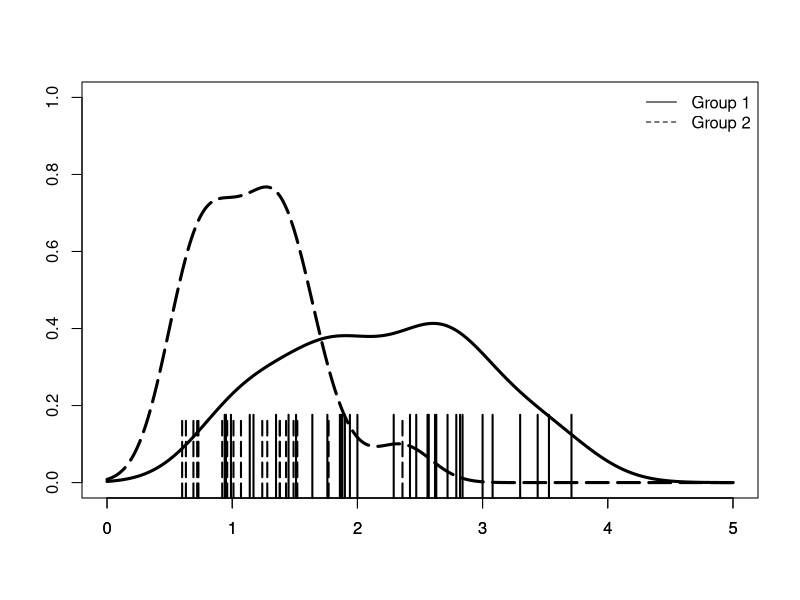

The R source for this figure:
##################################################################################################
# ~~~~~~~~~~~~~~~~~~~~~~~~~~~~~~~~~~~~~~~~~~~~~~~~~~~~~~~~~~~~~~~~~~~~~~~~~~~~~~~~~~~~~~~~~~~~~~~~
##################################################################################################
# Start
#"""""""""""""""""""""""""""""""""""""""""""""""""""""""""""""""""""""""""""""""""""""""""""""""""
# Density plot script written by Dr Reza Rafiee
# Research Associate, Northern Institute for Cancer Research, Newcastle University
# This script gets a csv file including age at diagnosis and subsubgroup for density plot 

trapezoidal_integration = function(x, f)
{
  ### 3 checks to ensure that the arguments are numeric and of equal lengths
  # check if the variable of integration is numeric
  if (!is.numeric(x))
  {
    stop('The variable of integration "x" is not numeric.')
  }
  # check if the integrand is numeric
  if (!is.numeric(f))
  {
    stop('The integrand "f" is not numeric.')
  }
  # check if the variable of integration and the integrand have equal lengths
  if (length(x) != length(f))
  {
    stop('The lengths of the variable of integration and the integrand do not match.')
  }
  ### finish checks
  # obtain length of variable of integration and integrand
  n = length(x)
  # integrate using the trapezoidal rule
  integral = 0.5*sum((x[2:n] - x[1:(n-1)]) * (f[2:n] + f[1:(n-1)]))
  # print the definite integral
  return(integral)
}

#=============================================================================================
#=============================================================================================
## loading data
data0_5 <- read.csv("Infant_2SubgroupInSHH.csv", header=T) # Paper, sub-subgroup density plot, March 2017

Cohort_size <- nrow(data0_5) # n=51
Cohort_name <- paste("Age Distribution, Under 5, n=", Cohort_size)
lb <- 0   # lower bound of the age 
hb <- 5   # higher bound of the age 
 
data0_5_SHH_Grp1 <- data0_5 

Temp_Col <- data0_5_SHH_Grp1$SHH_Subsubgroup_March17
Temp_Col <- as.numeric(data0_5_SHH_Grp1$SHH_Subsubgroup_March17)
Temp_Col[Temp_Col[] == "1"] <- "Group 1"
Temp_Col[Temp_Col[] == "2"] <- "Group 2"
data0_5_SHH_Grp1$SHH_Subsubgroup_March17 <- Temp_Col

infant_cohort <- data0_5_SHH_Grp1
Cohort_size <- nrow(infant_cohort)

# Density plot Group 1 vs. Group 2 (SHH sub-subgroup)
ageGrp1vsGrp2 <- infant_cohort$Ageatdiagnosis
ageGrp1vsGrp2 <- ageGrp1vsGrp2[infant_cohort$SHH_Subsubgroup_March17 == "Group 1"| infant_cohort$SHH_Subsubgroup_March17 == "Group 2"]
tmp_group1 <- factor(infant_cohort$SHH_Subsubgroup_March17[infant_cohort$SHH_Subsubgroup_March17 == "Group 1" | infant_cohort$SHH_Subsubgroup_March17 == "Group 2"])

# obtain values of the kernel density estimates
density_var1 = density(ageGrp1vsGrp2[tmp_group1 == "Group 1"], na.rm = T, from = lb, to = hb)
density_var2 = density(ageGrp1vsGrp2[tmp_group1 == "Group 2"], na.rm = T, from = lb, to = hb)

###############################

kde = density_var1$y
support_var1 = density_var1$x
integral_kde = trapezoidal_integration(support_var1, kde)
kde_scaled = kde/integral_kde

kde2 = density_var2$y
support_var2 = density_var2$x
integral_kde2 = trapezoidal_integration(support_var2, kde2)
kde_scaled2 = kde2/integral_kde2

# number of points used in density plot
n_density1 = density_var1$n
n_density2 = density_var2$n

# bandwidth in density plot
bw_density1 = density_var1$bw
bw_density2 = density_var2$bw

# For SHH - Group 1 vs. Group 2
ifelse(max(kde_scaled2) > max(kde_scaled),yub <- max(kde_scaled2),yub <- max(kde_scaled))
plot(1, type="n", xlab="", ylab="", xlim=c(0, 5), ylim=c(0,1))
lines(support_var1, kde_scaled, col = 'black', lwd=3)  # 
lines(support_var2, kde_scaled2, col = 'black', lwd=3, lty="longdash") # 
axis(1, at=lb:hb)
rug(ageGrp1vsGrp2[tmp_group1 == "Group 1"], col="black", side = 1, ticksize=0.2,lwd = 2)
rug(ageGrp1vsGrp2[tmp_group1 == "Group 2"], col="black", side = 1, ticksize=0.2,lwd = 2, lty="longdash")
legend('topright', c("Group 1","Group 2"), 
       lty=1:2, col=c('black', 'black'), bty='n', cex=1.0)

#"""""""""""""""""""""""""""""""""""""""""""""""""""""""""""""""""""""""""""""""""""""""""""""""""
# End
##################################################################################################
# ~~~~~~~~~~~~~~~~~~~~~~~~~~~~~~~~~~~~~~~~~~~~~~~~~~~~~~~~~~~~~~~~~~~~~~~~~~~~~~~~~~~~~~~~~~~~~~~~
##################################################################################################
